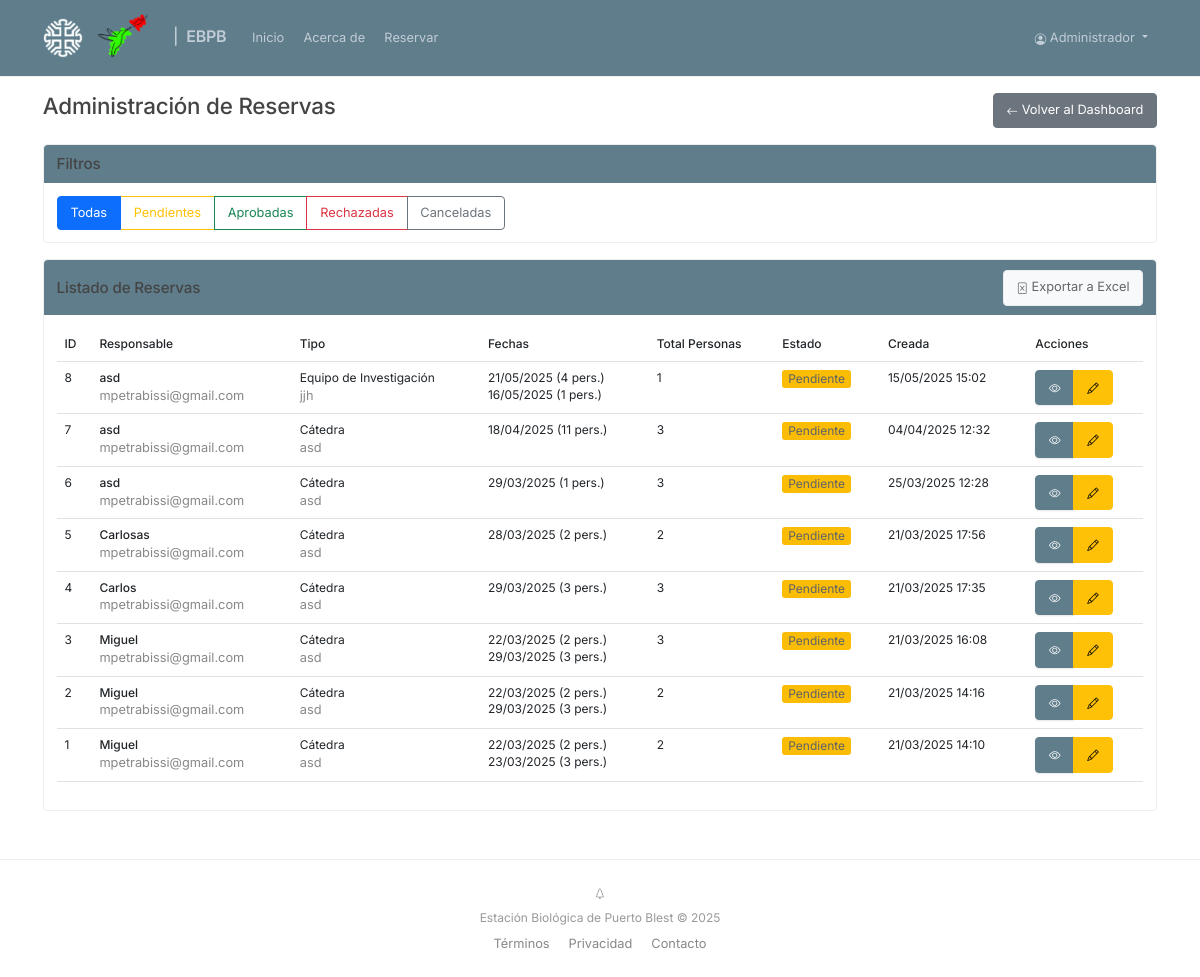
Screenshot of /admin/reservations (signed in) with the database file from the repository.
### app/models/user.py (models this page shows, shortened)
class User(db.Model, UserMixin):
    __tablename__ = 'users'
    id = db.Column(db.Integer, primary_key=True)
    email = db.Column(db.String(120), unique=True, nullable=False)
    password = db.Column(db.String(200), nullable=False)
    name = db.Column(db.String(100), nullable=False)
    is_admin = db.Column(db.Boolean, default=False)
    created_at = db.Column(db.DateTime, default=datetime.utcnow)

### app/models/reservation.py (models this page shows, shortened)
class Reservation(db.Model):
    __tablename__ = 'reservations'
    id = db.Column(db.Integer, primary_key=True)
    person_in_charge = db.Column(db.String(100), nullable=False)
    dni = db.Column(db.String(20), nullable=False)
    phone = db.Column(db.String(20), nullable=False)
    email = db.Column(db.String(120), nullable=False)
    alternative_email = db.Column(db.String(120), nullable=True)
    postal_address = db.Column(db.String(200), nullable=False)
    institution = db.Column(db.String(200), nullable=False)
    reservation_type = db.Column(db.String(50), nullable=False)
    parks_permit_number = db.Column(db.String(50), nullable=True)
    department = db.Column(db.String(200), nullable=True)  # Para cátedras
    subject = db.Column(db.String(200), nullable=True)     # Para cátedras
    project_name = db.Column(db.String(500), nullable=True)  # Para equipos de investigación
    project_code = db.Column(db.String(100), nullable=True)  # Para equipos de investigación
    project_director = db.Column(db.String(100), nullable=True)  # Para equipos de investigación
    objetivos = db.Column(db.Text, nullable=True)  # Nuevo campo para objetivos
    activity_details = db.Column(db.Text, nullable=True)
    observations = db.Column(db.Text, nullable=True)
    equipment = db.Column(db.Text, nullable=True)
    requiere_pasajes = db.Column(db.Boolean, default=False)  # Nuevo campo para gestión de pasajes
    activity_sites = db.Column(db.String(255), nullable=True)  # Sitios donde se desarrollarán las actividades
    requiere_ayudantes = db.Column(db.Boolean, default=False)  # Requiere ayudantes/colaboradores
    requiere_pasajes_equipo = db.Column(db.Boolean, default=False)  # Requiere pasajes con descuento
    requiere_vianda = db.Column(db.Boolean, default=False)  # Requiere servicio de vianda
    status = db.Column(db.String(20), default='pendiente')  # pendiente, aprobada, rechazada, cancelada
    created_at = db.Column(db.DateTime, default=datetime.utcnow)
    updated_at = db.Column(db.DateTime, default=datetime.utcnow, onupdate=datetime.utcnow)
    pdf_path = db.Column(db.String(255), nullable=True)
    drive_folder_id = db.Column(db.String(255), nullable=True)
    date_ranges = db.relationship('ReservationDate', back_populates='reservation', cascade='all, delete-orphan')
    participants = db.relationship('Participant', back_populates='reservation', cascade='all, delete-orphan')
    def get_total_people(self):
        return len(self.participants) + 1

### app/models/reservation_date.py (models this page shows, shortened)
class ReservationDate(db.Model):
    __tablename__ = 'reservation_dates'
    id = db.Column(db.Integer, primary_key=True)
    reservation_id = db.Column(db.Integer, db.ForeignKey('reservations.id'), nullable=False)
    date = db.Column(db.Date, nullable=False)
    num_people = db.Column(db.Integer, nullable=False, default=1)
    is_overnight = db.Column(db.Boolean, default=False)
    purpose = db.Column(db.String(50), nullable=True)
    reservation = db.relationship('Reservation', back_populates='date_ranges')

### app/controllers/admin.py (the view)
@admin_bp.route('/reservations')
@login_required
def reservations():
    if not current_user.is_admin:
        flash('Acceso denegado. Necesitas permisos de administrador.', 'danger')
        return redirect(url_for('main.index'))
    status = request.args.get('status')
    if status:
        reservations = Reservation.query.filter_by(status=status).order_by(Reservation.created_at.desc()).all()
    else:
        reservations = Reservation.query.order_by(Reservation.created_at.desc()).all()
    return render_template('admin/reservations.html', reservations=reservations, current_status=status)

### app/templates/admin/reservations.html (shortened to what this page needs)
{% extends 'base.html' %}
{% block extra_css %}
<link rel="stylesheet" href="https://cdn.jsdelivr.net/npm/bootstrap-icons@1.5.0/font/bootstrap-icons.css">
{% endblock %}
{% block content %}
<div class="d-flex justify-content-between align-items-center mb-4">
    <h2>Administración de Reservas</h2>
    <a href="{{ url_for('admin.dashboard') }}" class="btn btn-secondary">
        <i class="bi bi-arrow-left"></i> Volver al Dashboard
    </a>
</div>
<div class="card mb-4">
    <div class="card-header bg-primary text-white">
        <h5 class="mb-0">Filtros</h5>
    </div>
    <div class="card-body">
        <div class="row">
            <div class="col-md-12">
                <div class="btn-group" role="group">
                    <a href="{{ url_for('admin.reservations') }}" class="btn btn-outline-primary {% if not current_status %}active{% endif %}">Todas</a>
                    <a href="{{ url_for('admin.reservations', status='pendiente') }}" class="btn btn-outline-warning {% if current_status == 'pendiente' %}active{% endif %}">Pendientes</a>
                    <a href="{{ url_for('admin.reservations', status='aprobada') }}" class="btn btn-outline-success {% if current_status == 'aprobada' %}active{% endif %}">Aprobadas</a>
                    <a href="{{ url_for('admin.reservations', status='rechazada') }}" class="btn btn-outline-danger {% if current_status == 'rechazada' %}active{% endif %}">Rechazadas</a>
                    <a href="{{ url_for('admin.reservations', status='cancelada') }}" class="btn btn-outline-secondary {% if current_status == 'cancelada' %}active{% endif %}">Canceladas</a>
                </div>
            </div>
        </div>
    </div>
</div>
<div class="card">
    <div class="card-header bg-primary text-white d-flex justify-content-between align-items-center">
        <h5 class="mb-0">Listado de Reservas</h5>
        <a href="{{ url_for('admin.export_excel') }}" class="btn btn-light btn-sm">
            <i class="bi bi-file-excel"></i> Exportar a Excel
        </a>
    </div>
    <div class="card-body">
        <div class="table-responsive">
            <table class="table table-hover">
                <thead>
                    <tr>
                        <th>ID</th>
                        <th>Responsable</th>
                        <th>Tipo</th>
                        <th>Fechas</th>
                        <th>Total Personas</th>
                        <th>Estado</th>
                        <th>Creada</th>
                        <th>Acciones</th>
                    </tr>
                </thead>
                <tbody>
                    {% for reservation in reservations %}
                    <tr>
                        <td>{{ reservation.id }}</td>
                        <td>
                            <strong>{{ reservation.person_in_charge }}</strong><br>
                            <small class="text-muted">{{ reservation.email }}</small>
                        </td>
                        <td>
                            {% if reservation.reservation_type == 'catedra' %}
                                Cátedra<br>
                                <small class="text-muted">{{ reservation.subject }}</small>
                            {% else %}
                                Equipo de Investigación<br>
                                <small class="text-muted">{{ reservation.project_name }}</small>
                            {% endif %}
                        </td>
                        <td>
                            {% if reservation.date_ranges|length > 0 %}
                                {% for date_range in reservation.date_ranges[:2] %}
                                    {{ date_range.date.strftime('%d/%m/%Y') }} ({{ date_range.num_people }} pers.)<br>
                                {% endfor %}
                            {% else %}
                                N/A
                            {% endif %}
                        </td>
                        <td>{{ reservation.get_total_people() }}</td>
                        <td>
                            {% if reservation.status == 'pendiente' %}
                                <span class="badge bg-warning">Pendiente</span>
                            {% elif reservation.status == 'aprobada' %}
                                <span class="badge bg-success">Aprobada</span>
                            {% elif reservation.status == 'rechazada' %}
                                <span class="badge bg-danger">Rechazada</span>
                            {% elif reservation.status == 'cancelada' %}
                                <span class="badge bg-secondary">Cancelada</span>
                            {% endif %}
                        </td>
                        <td>{{ reservation.created_at.strftime('%d/%m/%Y %H:%M') }}</td>
                        <td>
                            <div class="btn-group" role="group">
                                <a href="{{ url_for('admin.view_reservation', reservation_id=reservation.id) }}" class="btn btn-sm btn-primary" title="Ver detalles">
                                    <i class="bi bi-eye"></i>
                                </a>
                                <a href="{{ url_for('admin.edit_reservation', reservation_id=reservation.id) }}" class="btn btn-sm btn-warning" title="Editar">
                                    <i class="bi bi-pencil"></i>
                                </a>
                            </div>
                        </td>
                    </tr>
                    {% else %}
                    <tr>
                        <td colspan="8" class="text-center">No hay reservas para mostrar</td>
                    </tr>
                    {% endfor %}
                </tbody>
            </table>
        </div>
    </div>
</div>
{% endblock %}

### app/templates/base.html (shortened to what this page needs)
<!DOCTYPE html>
<html lang="es">
<head>
    <link href="https://cdn.jsdelivr.net/npm/bootstrap@5.3.0/dist/css/bootstrap.min.css" rel="stylesheet">
    <link rel="stylesheet" href="https://cdn.jsdelivr.net/npm/bootstrap-icons@1.8.0/font/bootstrap-icons.css">
    <link rel="stylesheet" href="{{ url_for('static', filename='css/style.css') }}">
    {% block extra_css %}{% endblock %}
</head>
<body>
    <nav class="navbar navbar-expand-lg navbar-light bg-white">
        <div class="container">
            <a class="navbar-brand" href="{{ url_for('main.index') }}">
                <img src="{{ url_for('static', filename='img/logo5.png') }}" alt="CRUB Logo" height="40" class="me-2">
                <img src="{{ url_for('static', filename='img/logo_ebpb.png') }}" alt="CRUB Logo" height="50" class="me-2">
                <span class="fw-medium separator-symbol">|&nbsp</span>
                 EBPB
            </a>
            <div class="collapse navbar-collapse" id="navbarNav">
                <ul class="navbar-nav me-auto">
                    <li class="nav-item">
                        <a class="nav-link" href="{{ url_for('main.index') }}">
                             Inicio
                        </a>
                    </li>
                    <li class="nav-item">
                        <a class="nav-link" href="{{ url_for('main.about') }}">
                             Acerca de
                        </a>
                    </li>
                    <li class="nav-item">
                        <a class="nav-link" href="{{ url_for('form.reservation_form') }}">
                             Reservar
                        </a>
                    </li>
                </ul>                <ul class="navbar-nav">
                    {% if current_user.is_authenticated %}
                    <li class="nav-item dropdown">
                        <a class="nav-link dropdown-toggle" href="#" role="button" data-bs-toggle="dropdown">
                            <i class="bi bi-person-circle"></i> {{ current_user.name }}
                        </a>
                    </li>
                    {% else %}
                    <li class="nav-item">
                        <a class="nav-link" href="{{ url_for('auth.login') }}">
                             Iniciar Sesión
                        </a>
                    </li>
                    {% endif %}
                </ul>
            </div>
        </div>
    </nav>    <div class="container mt-4">
        {% block content %}{% endblock %}
    </div>
    <footer class="footer mt-5 py-4">
        <div class="container text-center">
            <div class="mb-2">
                <i class="bi bi-tree"></i>
            </div>
            <span>Estación Biológica de Puerto Blest &copy; {{ now.year }}</span>
            <div class="mt-2 small">
                <a href="#" class="text-decoration-none text-muted mx-2">Términos</a>
                <a href="#" class="text-decoration-none text-muted mx-2">Privacidad</a>
                <a href="#" class="text-decoration-none text-muted mx-2">Contacto</a>
            </div>
        </div>
    </footer>    <script src="https://cdn.jsdelivr.net/npm/bootstrap@5.3.0/dist/js/bootstrap.bundle.min.js"></script>
</body>
</html>

### app/static/css/style.css (style rules this page uses)
body { font-family: 'Inter', 'Segoe UI', -apple-system, BlinkMacSystemFont, sans-serif; background-color: #fff; color: #555; line-height: 1.4; font-size: 0.85rem; }
.navbar { box-shadow: none; padding: 0.5rem 0.8rem; background-color: #607d8b !important; border-bottom: 1px solid #f0f0f0; }
.navbar-brand { font-weight: 600; font-size: 1rem; letter-spacing: -0.2px; color: #c0ccd6 !important; }
.nav-link { font-weight: 400; color: #c0ccd6; padding: 0.3rem 0.5rem; margin: 0 0.1rem; border-radius: 3px; font-size: 0.8rem; }
.footer { margin-top: 1.5rem; padding: 0.8rem 0; border-top: 1px solid #eee; color: #999; font-size: 0.75rem; }
.card { border: 1px solid #eee; border-radius: 4px; box-shadow: none; margin-bottom: 1rem; transition: all 0.15s ease-in-out; }
.card-header { font-weight: 500; font-size: 0.85rem; border-bottom: 1px solid #eee; background-color: #fafafa; border-radius: 4px 4px 0 0 !important; padding: 0.6rem 0.8rem; }
.card-header.bg-primary { background-color: #607d8b !important; color: white; border-bottom: none; }
.card-body { padding: 0.8rem; }
.btn { border-radius: 4px; font-weight: 400; padding: 0.4rem 0.8rem; transition: all 0.15s ease; font-size: 0.8rem; }
.btn-primary { background-color: #607d8b; border-color: #607d8b; box-shadow: none; }
.btn-outline-primary { color: #607d8b; border-color: #d6e3fa; background-color: transparent; }
.btn-light { background-color: #f8f9fa; border-color: #eee; color: #666; }
.badge { font-weight: 400; padding: 0.25em 0.5em; border-radius: 3px; font-size: 0.75rem; }
.badge.bg-warning { background-color: #fbbc05 !important; color: #5f6368 !important; }
h1, h2, h3, h4, h5, h6 { letter-spacing: -0.01em; color: #444; font-weight: 500; }
h2 { font-size: 1.4rem; }
h5 { font-size: 0.95rem; }
.text-muted { color: #888 !important; font-size: 0.8rem; }
.bi { vertical-align: -0.125em; }
.container { padding: 0 0.8rem; }
.mb-4 { margin-bottom: 1rem !important; }
.mt-4 { margin-top: 1rem !important; }
.table { font-size: 0.75rem; }
.table th { font-weight: 500; }
strong { font-weight: 500; }
.bi { font-size: 90%; }
.form-control, .form-select, .btn, .input-group-text, .card, .alert, .date-entry, .participant-entry { transition: all 0.2s ease-in-out; }
.btn-primary { background-color: #607d8b; border-color: #607d8b; box-shadow: 0 1px 2px rgba(0, 0, 0, 0.1); }

### rows the page displays
User: name "Administrador"
Reservation: id "8", person_in_charge "asd", email "mpetrabissi@gmail.com", project_name "jjh", get_total_people "1", status "Pendiente", created_at "15/05/2025 15:02"
ReservationDate: date "21/05/2025", num_people "4"
ReservationDate: date "16/05/2025", num_people "1"
Reservation: id "7", person_in_charge "asd", email "mpetrabissi@gmail.com", subject "asd", get_total_people "3", status "Pendiente", created_at "04/04/2025 12:32"
ReservationDate: date "18/04/2025", num_people "11"
Reservation: id "6", person_in_charge "asd", email "mpetrabissi@gmail.com", subject "asd", get_total_people "3", status "Pendiente", created_at "25/03/2025 12:28"
ReservationDate: date "29/03/2025", num_people "1"
Reservation: id "5", person_in_charge "Carlosas", email "mpetrabissi@gmail.com", subject "asd", get_total_people "2", status "Pendiente", created_at "21/03/2025 17:56"
ReservationDate: date "28/03/2025", num_people "2"
Reservation: id "4", person_in_charge "Carlos", email "mpetrabissi@gmail.com", subject "asd", get_total_people "3", status "Pendiente", created_at "21/03/2025 17:35"
ReservationDate: date "29/03/2025", num_people "3"
Reservation: id "3", person_in_charge "Miguel", email "mpetrabissi@gmail.com", subject "asd", get_total_people "3", status "Pendiente", created_at "21/03/2025 16:08"
ReservationDate: date "22/03/2025", num_people "2"
ReservationDate: date "29/03/2025", num_people "3"
Reservation: id "2", person_in_charge "Miguel", email "mpetrabissi@gmail.com", subject "asd", get_total_people "2", status "Pendiente", created_at "21/03/2025 14:16"
ReservationDate: date "22/03/2025", num_people "2"
ReservationDate: date "29/03/2025", num_people "3"
Reservation: id "1", person_in_charge "Miguel", email "mpetrabissi@gmail.com", subject "asd", get_total_people "2", status "Pendiente", created_at "21/03/2025 14:10"
ReservationDate: date "22/03/2025", num_people "2"
ReservationDate: date "23/03/2025", num_people "3"
